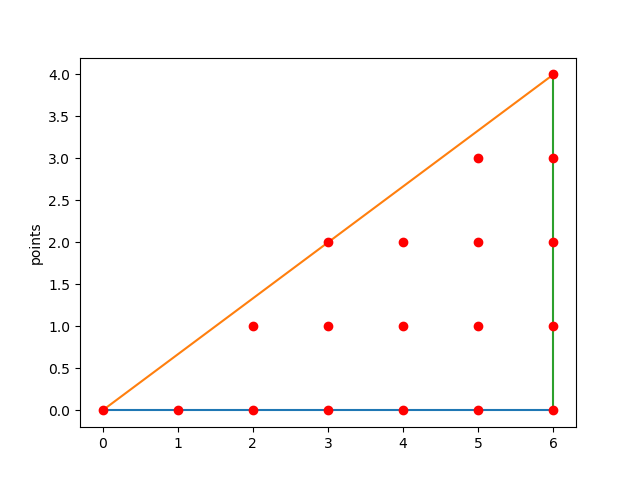

Write Python code to recreate this figure.
# -*- coding: utf-8 -*-
import matplotlib.pyplot as plt

class Line:
   def __init__(self, x, y):
      self.X = x
      self.Y = y

a=6
b=4

# A = 12, N = 7, B = 12
# A-N-B/2 = -1

x = []
y = []
for i in range(b+1):
    for j in range(a+1):
        if not i > j*b/a:
            x.append(j)
            y.append(i)

la = Line([0, a], [0,0])
lb = Line([0, a], [0,b])
lc = Line([a, a], [0,b])

plt.plot(la.X, la.Y)
plt.plot(lb.X, lb.Y)
plt.plot(lc.X, lc.Y)
plt.plot(x, y, 'ro')
plt.ylabel('points')  # 为y轴加注释
plt.show()
